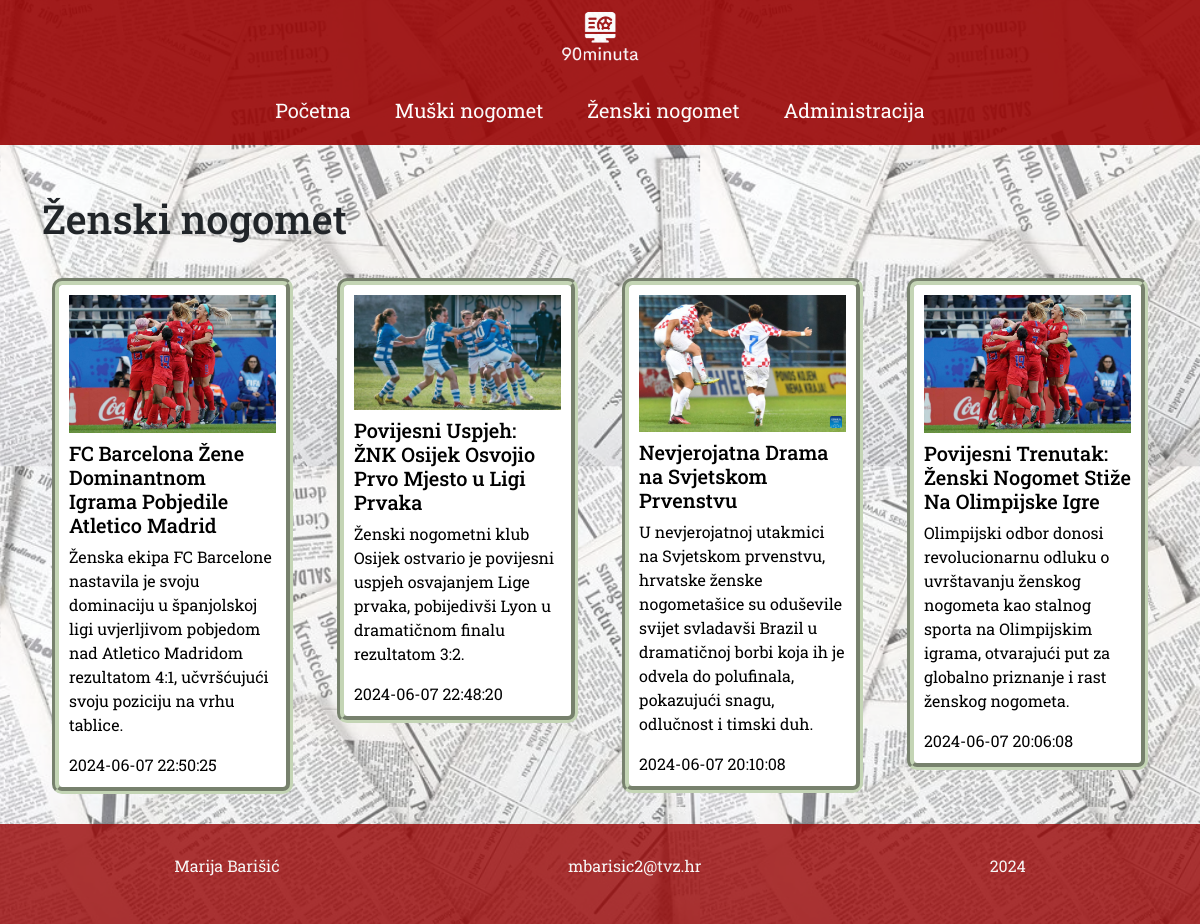
The app's page /kategorija.php?id=Ženski nogomet with its own data.
### tables this page shows
CREATE TABLE `clanak` (
  `id` int(11) NOT NULL,
  `kategorija` varchar(15) NOT NULL,
  `naslov_vijesti` varchar(100) NOT NULL,
  `kratki_sazetak_vijesti` text NOT NULL,
  `datum` datetime NOT NULL,
  `slika` text NOT NULL,
  `sadrzaj_vijesti` text DEFAULT NULL,
  `arhiva` tinyint(1) DEFAULT NULL
);

### kategorija.php (the view, shortened to what this page needs)
<!DOCTYPE html>
<html lang="hr">
<head>
  <link href="https://cdn.jsdelivr.net/npm/bootstrap@5.2.3/dist/css/bootstrap.min.css" rel="stylesheet">
  <link rel="stylesheet" href="style.css">
</head>
<body>
  <header>
  <nav>
      <img src="images/logo.png" alt="">
      <ul>
        <li><a href="index.php">Početna</a></li>
        <li><a href="kategorija.php?id=Muški nogomet">Muški nogomet</a></li>
        <li><a href="kategorija.php?id=Ženski nogomet">Ženski nogomet</a></li>
        <li class="dropdown">
          <a href="prijava.html">Administracija</a>
        </li>
      </ul>
    </nav>
  </header>
  <div class="clanci">
    <div class="container">
      <section class="row">
        <?php
        include 'connect.php';
        if ($dbc) {
            $kategorija = $_GET['id'];
            echo "<h1>" . ucfirst(str_replace('_', ' ', $kategorija)) . "</h1>";
            $query = "SELECT * FROM clanak WHERE kategorija = '$kategorija' AND arhiva = 0 ORDER BY datum DESC";
            $result = mysqli_query($dbc, $query) or die('Error querying database');
            if (mysqli_num_rows($result) > 0) {
                while ($row = mysqli_fetch_array($result)) {
                    $slika = $row['slika'];
                    $naslov = $row['naslov_vijesti'];
                    $sazetak = $row['kratki_sazetak_vijesti'];
                    $vrijeme = $row['datum'];
                    echo "<a href='clanak.php?id={$row['id']}' class='col-lg-3 col-md-6 col-sm-12'>";
                    echo "<article class='article'>";
                    echo "<img class='img-fluid mb-2' src='images/$slika' alt=''>";
                    echo "<h2 class='fs-5'>$naslov</h2>";
                    echo "<p>$sazetak</p>";
                    echo "<time>$vrijeme</time>";
                    echo "</article>";
                    echo "</a>";
                }
            } else {
                echo "Nema dostupnih članaka.";
            }
        } else {
            echo "Ne može se pristupiti podacima: " . mysqli_error($dbc);
        }
        ?>
      </section>
    </div>
  </div>
  <footer>
    <p>Marija Barišić</p>
    <p>mbarisic2@tvz.hr</p>
    <p>2024</p>
  </footer>
</body>
</html>

### style.css (style rules this page uses)
* { margin: 0 auto; font-family: "Roboto Slab"; }
body { background-image: url(images/background-newspaper.png); background-size: 700px; }
header { text-align: center; background-color: #990505; opacity: 0.9; }
nav { display: flex; flex-direction: column; justify-content: center; align-items: center; margin-bottom: 50px; }
nav>img { display: block; width: 100px; padding: 10px; }
nav>ul { list-style-type: none; padding: 0; }
nav>ul>li { display: inline-block; padding: 20px; }
nav>ul>li>a { text-decoration: none; font-size: 20px; color: #ffffff; }
ul { padding: 0; margin: 0; }
footer { background-color: #990505; color: #ffffff; padding: 30px; clear: both; display: flex; flex-direction: row; justify-content: center; align-items: center; opacity: 0.8; }
h1 { margin-bottom: 25px; }
section>a { text-decoration: none; color: black; }
.article { margin: 10px; border: 7px groove #C4D5B5; border-radius: 10px; padding: 10px; word-wrap: break-word; background-color: #ffffff; }
section { margin: 20px auto; }

### records on screen
clanak: slika (picture), naslov_vijesti "FC Barcelona Žene Dominantnom Igrama Pobjedile Atletico Madrid", kratki_sazetak_vijesti "Ženska ekipa FC Barcelone nastavila je svoju dominaciju u španjolskoj ligi uvjerljivom pobjedom nad Atletico Madridom rezultatom 4:1, učvršćujući svoju poziciju na vrhu tablice.", datum "2024-06-07 22:50:25"
clanak: slika (picture), naslov_vijesti "Povijesni Uspjeh: ŽNK Osijek Osvojio Prvo Mjesto u Ligi Prvaka", kratki_sazetak_vijesti "Ženski nogometni klub Osijek ostvario je povijesni uspjeh osvajanjem Lige prvaka, pobijedivši Lyon u dramatičnom finalu rezultatom 3:2.", datum "2024-06-07 22:48:20"
clanak: slika (picture), naslov_vijesti "Nevjerojatna Drama na Svjetskom Prvenstvu", kratki_sazetak_vijesti "U nevjerojatnoj utakmici na Svjetskom prvenstvu, hrvatske ženske nogometašice su oduševile svijet svladavši Brazil u dramatičnoj borbi koja ih je odvela do polufinala, pokazujući snagu, odlučnost i timski duh.", datum "2024-06-07 20:10:08"
clanak: slika (picture), naslov_vijesti "Povijesni Trenutak: Ženski Nogomet Stiže Na Olimpijske Igre", kratki_sazetak_vijesti "Olimpijski odbor donosi revolucionarnu odluku o uvrštavanju ženskog nogometa kao stalnog sporta na Olimpijskim igrama, otvarajući put za globalno priznanje i rast ženskog nogometa.", datum "2024-06-07 20:06:08"

### other values on screen
str_replace('_', ' ', $kategorija) "Ženski nogomet"
